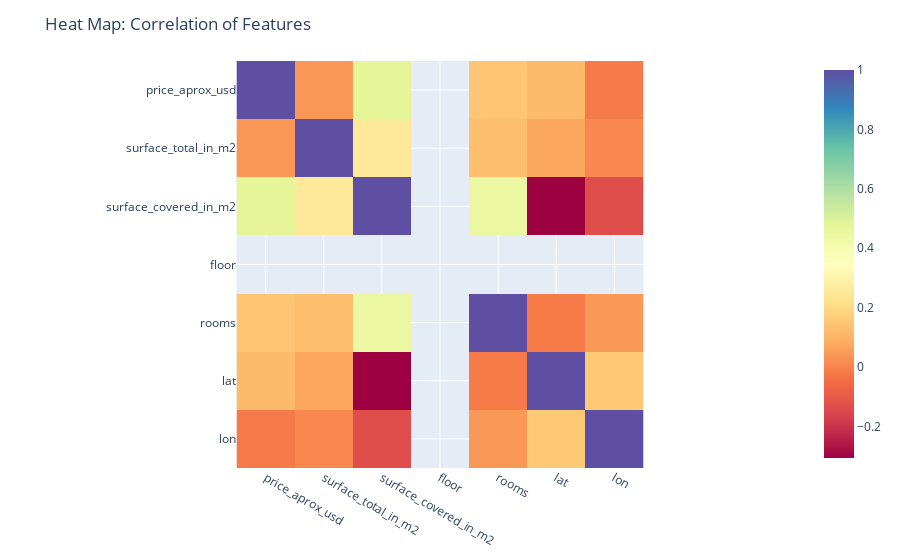

This figure's notebook cell:
### Code cell
fig = px.imshow(corr_df, color_continuous_scale='Spectral')
fig.update_layout(title='Heat Map: Correlation of Features', font=dict(size=12))
fig.show();

### Figure 1 — Plotly figure (JSON) as saved in the notebook; plotly's stock layout.template omitted (floating-point values rounded to 4 significant figures)
{"data": [{"coloraxis": "coloraxis", "hovertemplate": "x: %{x}<br>y: %{y}<br>color: %{z}<extra></extra>", "name": "0", "type": "heatmap", "x": ["price_aprox_usd", "surface_total_in_m2", "surface_covered_in_m2", "floor", "rooms", "lat", "lon"], "xaxis": "x", "y": ["price_aprox_usd", "surface_total_in_m2", "surface_covered_in_m2", "floor", "rooms", "lat", "lon"], "yaxis": "y", "z": [[1, 0.03763, 0.4795, null, 0.1455, 0.118, -0.0169], [0.03763, 1, 0.2511, null, 0.1274, 0.07178, 0.009936], [0.4795, 0.2511, 1, null, 0.4473, -0.3065, -0.13], [null, null, null, null, null, null, null], [0.1455, 0.1274, 0.4473, null, 1, -0.01756, 0.04349], [0.118, 0.07178, -0.3065, null, -0.01756, 1, 0.1548], [-0.0169, 0.009936, -0.13, null, 0.04349, 0.1548, 1]]}], "layout": {"coloraxis": {"colorscale": [[0, "rgb(158,1,66)"], [0.1, "rgb(213,62,79)"], [0.2, "rgb(244,109,67)"], [0.3, "rgb(253,174,97)"], [0.4, "rgb(254,224,139)"], [0.5, "rgb(255,255,191)"], [0.6, "rgb(230,245,152)"], [0.7, "rgb(171,221,164)"], [0.8, "rgb(102,194,165)"], [0.9, "rgb(50,136,189)"], [1, "rgb(94,79,162)"]]}, "font": {"size": 12}, "margin": {"t": 60}, "title": {"text": "Heat Map: Correlation of Features"}, "xaxis": {"anchor": "y", "constrain": "domain", "domain": [0, 1], "scaleanchor": "y"}, "yaxis": {"anchor": "x", "autorange": "reversed", "constrain": "domain", "domain": [0, 1]}}}
